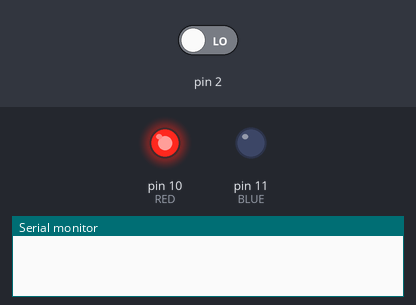
Recording of a sketch running on a simulated Arduino Uno, built with avr-gcc and run on an emulated ATmega328P. Parts: output pins drawn as LEDs (lit = HIGH), the last lines printed to the serial monitor. Inputs (shaded band) come from the test bench; at power-on: pin 2 LOW.

Above: at 1.2 s.
1.3 s: pin 2 driven HIGH
At 1.8 s:
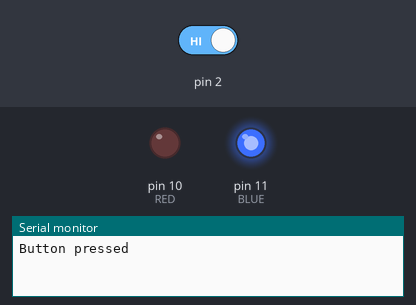
Timing chart, 0 to 4.3 s (numbered marks = the images above; inputs shaded):
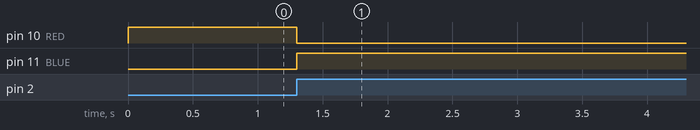

The sketch:

ButtonSwap.ino
```cpp
#define ON 1
#define OFF 0

#define BLUE 11
#define RED 10

bool blue_on = false;
bool pressed = false;
int debounce_time_diff = 30;
int last_time = 0;

void setup() {
  Serial.begin(9600);
  pinMode(11, OUTPUT);
  pinMode(10, OUTPUT);
  pinMode(2, INPUT);
}

void loop() {
  if (digitalRead(2) == ON && !pressed && millis() - last_time > debounce_time_diff) {
    blue_on = !blue_on;
    last_time = millis();
    pressed = true;
    Serial.println("Button pressed");
  }

  if (digitalRead(2) == OFF) {
    pressed = false;
  }

  if (blue_on) {
    digitalWrite(BLUE, ON);
    digitalWrite(RED, OFF);
  } else {
    digitalWrite(BLUE, OFF);
    digitalWrite(RED, ON);
  }
}
```

Measured:
- after the input at 1.3 s, pin 10 (RED): HIGH → LOW at once; pin 11 (BLUE): LOW → HIGH at once
